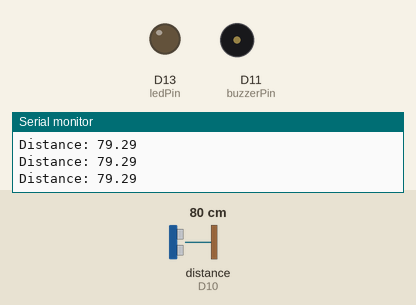
The sketch below on a simulated Arduino Uno R4 WiFi. On the bench: output pins drawn as LEDs (lit = HIGH), buzzer (waves = sounding, pin HIGH), the last lines printed to the serial monitor. Wiring (inferred from the names in the program): ultrasonic range finder: trigger D9; echo D10. The inputs (shaded band) are chosen by the test bench; at power-on: distance to the obstacle (sensor on D10) 80 cm. The echo pulse lasts 58.3 µs per cm; WiFi joins after 1.5 s; servers stay silent unless stated; pins used as bus, display or sensor lines are not drawn.

Above: at 2.7 s.
2.8 s: distance to the obstacle (sensor on D10) set to 23 cm
4.3 s: distance to the obstacle (sensor on D10) set to 18 cm
At 4.43 s:
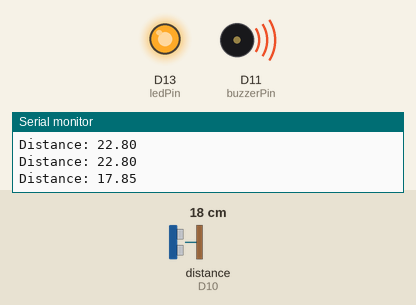
7.3 s: distance to the obstacle (sensor on D10) set to 35 cm
At 7.32 s:
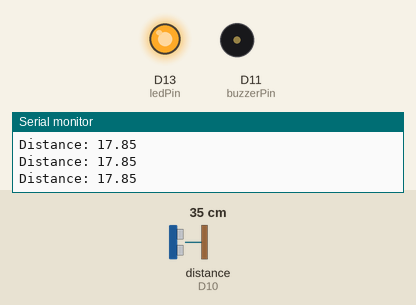
At 8.3 s:
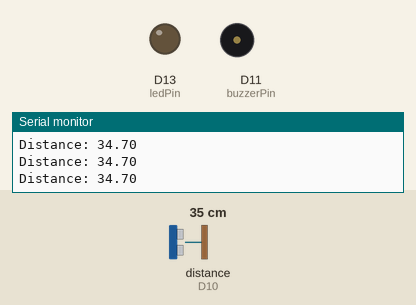
Timing chart, 0 to 10.3 s (numbered marks = the images above; inputs shaded):
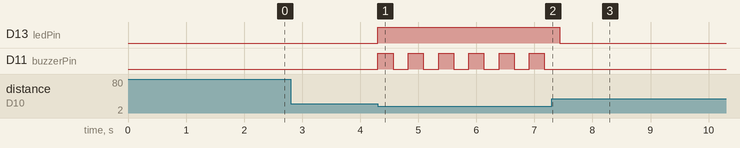

The sketch:

sketch_jan18c.ino
```cpp
#include <WiFiS3.h>

char ssid[] = "BT-SKA87S";  // mutable char array
char password[] = "UdA3kxgXeMTCgH";

const char* server = "api.thingspeak.com";
const String apiKey = "MR0OTR4ASUKC2PUA";

const int trigPin = 9;
const int echoPin = 10;
const int ledPin = 13;
const int buzzerPin = 11;
const int ALERT_DISTANCE = 20;

long duration;
float distance;

WiFiClient client;

unsigned long lastThingSpeakTime = 0;
const unsigned long thingSpeakInterval = 15000; // 15s
unsigned long lastMeasureTime = 0;
const unsigned long measureInterval = 200; // 0.2s for distance

// ------------------ Distance measurement ------------------
float measureDistance() {
  digitalWrite(trigPin, LOW);
  delayMicroseconds(2);
  digitalWrite(trigPin, HIGH);
  delayMicroseconds(10);
  digitalWrite(trigPin, LOW);

  duration = pulseIn(echoPin, HIGH, 30000);
  if (duration == 0) return -1;
  return (duration * 0.034) / 2;
}

// ------------------ Setup ------------------
void setup() {
  pinMode(trigPin, OUTPUT);
  pinMode(echoPin, INPUT);
  pinMode(ledPin, OUTPUT);
  pinMode(buzzerPin, OUTPUT);

  Serial.begin(9600);

  Serial.print("Connecting to Wi-Fi");
  while (WiFi.begin(ssid, password) != WL_CONNECTED) {
    delay(500);
    Serial.print(".");
  }
  Serial.println("\nWi-Fi Connected!");
}

// ------------------ Loop ------------------
void loop() {
  unsigned long currentMillis = millis();

  // Fast distance measurement every 200ms
  if (currentMillis - lastMeasureTime >= measureInterval) {
    lastMeasureTime = currentMillis;

    distance = measureDistance();
    Serial.print("Distance: ");
    Serial.println(distance);

    // LED & buzzer react immediately
    if (distance > 0 && distance <= ALERT_DISTANCE) {
      digitalWrite(ledPin, HIGH);

      // Buzzer beep speed depends on distance
      int beepDelay = map(distance, 1, ALERT_DISTANCE, 50, 300);
      digitalWrite(buzzerPin, HIGH);
      delay(beepDelay);
      digitalWrite(buzzerPin, LOW);
      delay(beepDelay);
    } else {
      digitalWrite(ledPin, LOW);
      digitalWrite(buzzerPin, LOW);
    }
  }

  // ThingSpeak upload every 15s (non-blocking)
  if (currentMillis - lastThingSpeakTime >= thingSpeakInterval) {
    lastThingSpeakTime = currentMillis;

    if (client.connect(server, 80)) {
      String url = "/update?api_key=" + apiKey + "&field1=" + String(distance);
      client.print(String("GET ") + url + " HTTP/1.1\r\n" +
                   "Host: " + server + "\r\n" +
                   "Connection: close\r\n\r\n");
      client.stop();
      Serial.println("Data sent to ThingSpeak");
    } else {
      Serial.println("Connection failed");
    }
  }
}
```

Measured:
- the behaviour switches between 21 and 20 cm on distance to the obstacle (sensor on D10) (found by bisection; images 0 and 1)
- after the input at 4.3 s, D13 (ledPin): LOW → HIGH at once; D11 (buzzerPin): alternates HIGH for 0.26 s and LOW for 0.26 s, starting at once
- after the input at 7.3 s, D13 (ledPin): HIGH → LOW after 0.14 s; D11 (buzzerPin): stops changing and stays LOW
